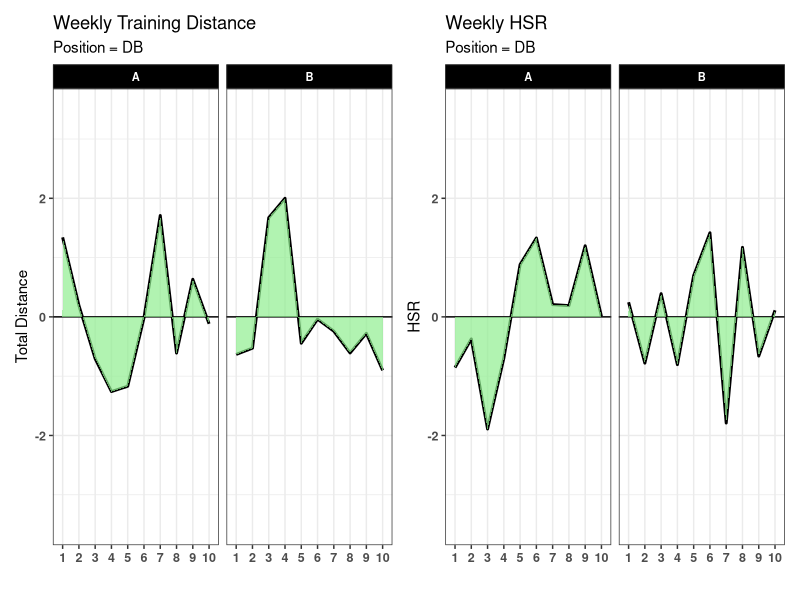
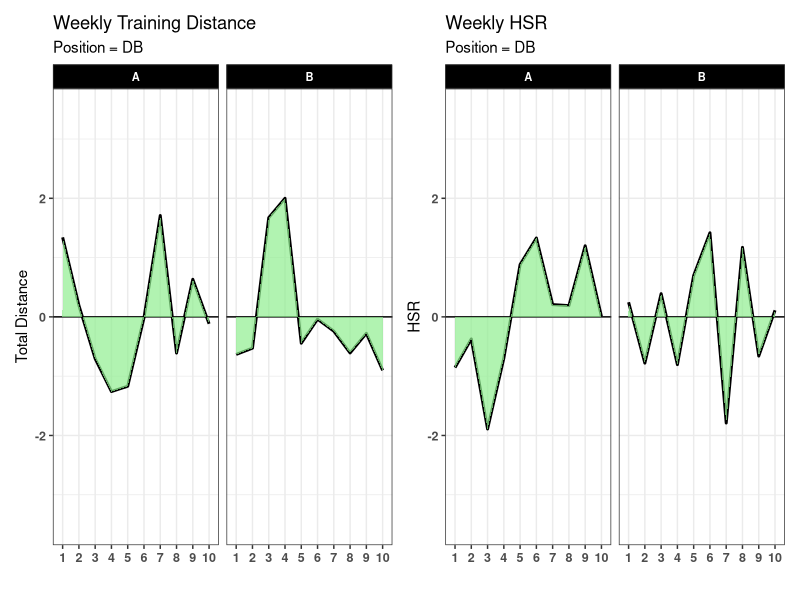
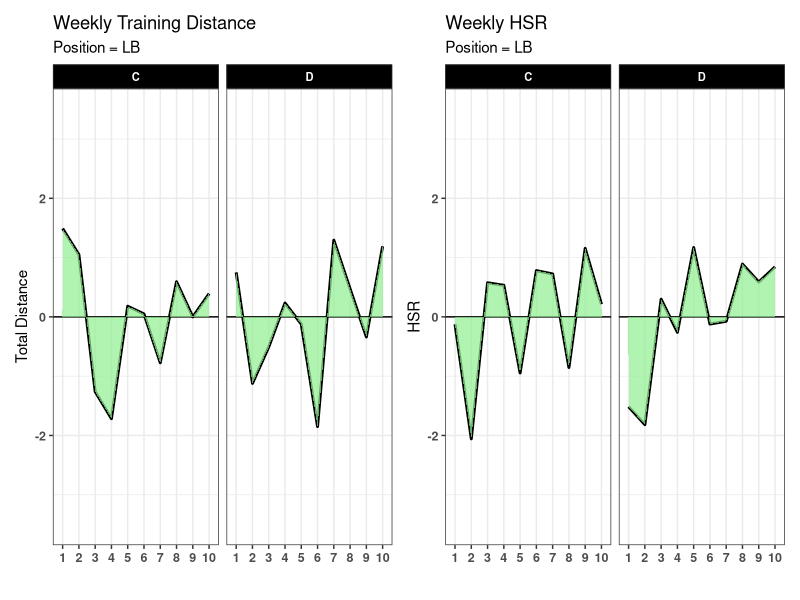
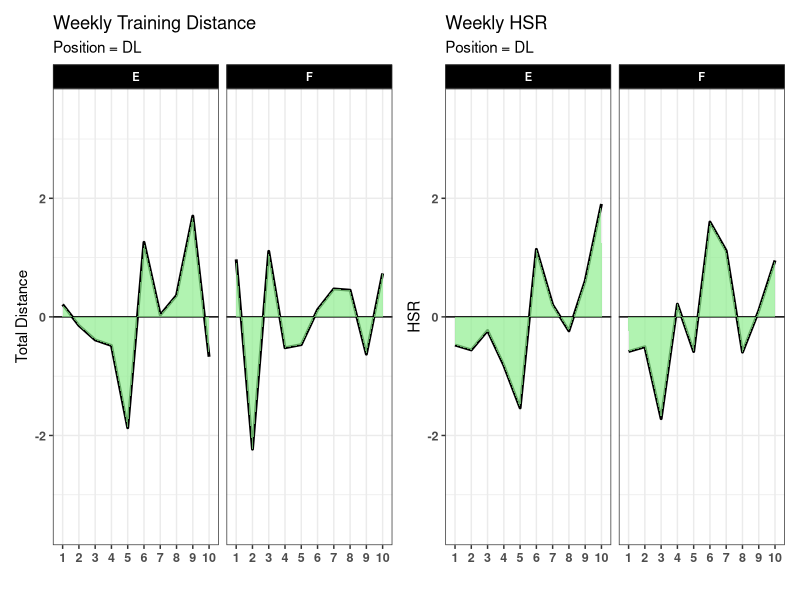
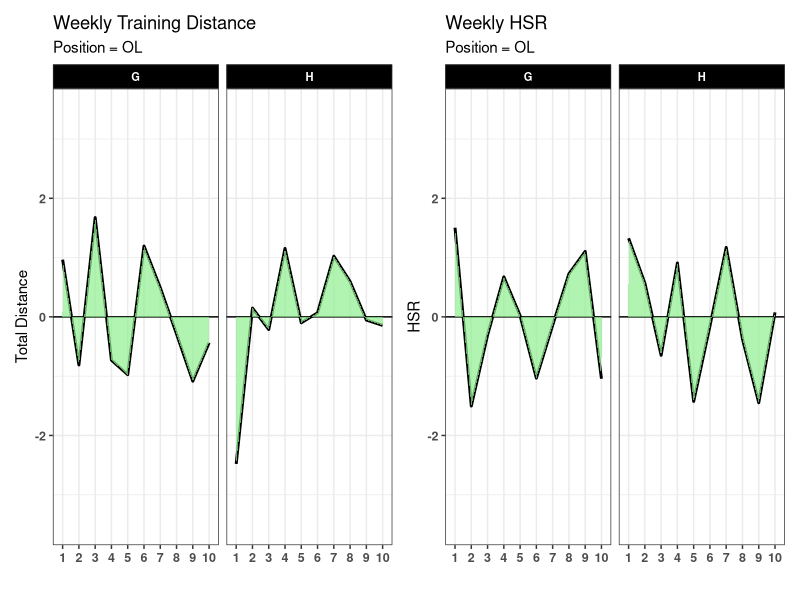
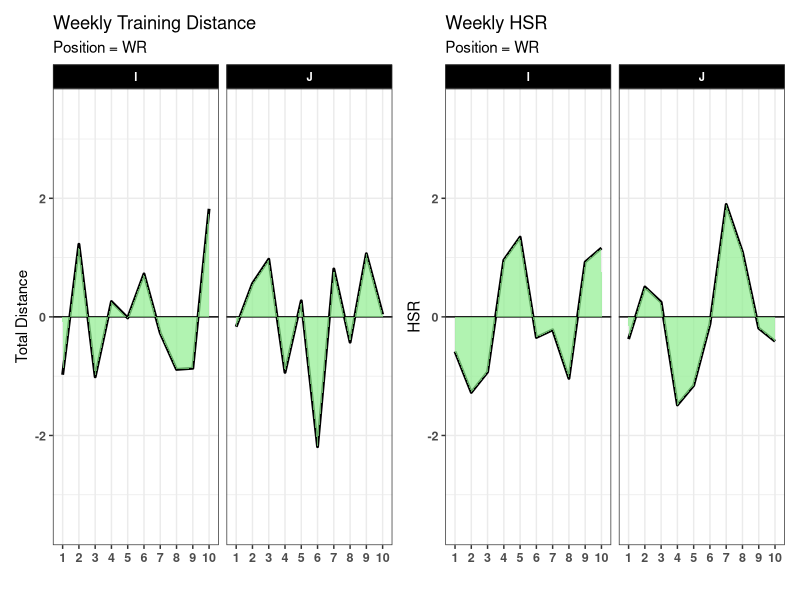

Here is the R script that generated these plots, in order:

### Multiple PDF Page Plot ###

## Load packages and custom z-score function
library(tidyverse)
library(patchwork)

z_score <- function(x){
  z = (x - mean(x, na.rm = T)) / sd(x, na.rm = T)
  return(z)
}


## simulate data
athlete <- rep(LETTERS[1:10], each = 10)
pos <- rep(c("DB", "LB", "DL", "OL", "WR"), each = 20)
week <- rep(1:10, times = 10)
Total_Dist <- round(rnorm(n = length(athlete), mean = 3200, sd = 400), 0) 
HSR <- round(rnorm(n = length(athlete), mean = 450, sd = 100), 0)

df <- data.frame(athlete, pos, week, Total_Dist, HSR)
df %>% head()


## calculate individual z-scores for both training load variables
df <- df %>%
  group_by(athlete) %>%
  mutate(TD_z = z_score(Total_Dist),
         HSR_z = z_score(HSR))

### Build a function for the plots to loop over position group

plt_function <- function(POS){
  
  dist_plt <- df %>%
    filter(pos == POS) %>%
    ggplot(aes(x = as.factor(week), y = TD_z, group = 1)) +
    geom_hline(yintercept = 0) +
    geom_line(size = 1) +
    geom_area(fill = "light green", 
              alpha = 0.7) +
    facet_wrap(~athlete) +
    theme_bw() +
    theme(axis.text.x = element_text(size = 9, face = "bold"),
          axis.text.y = element_text(size = 9, face = "bold"),
          strip.background = element_rect(fill = "black"),
          strip.text = element_text(color = "white", face = "bold", size = 8)) +
    labs(x = "",
         y = "Total Distance",
         title = "Weekly Training Distance",
         subtitle = paste("Position", POS, sep = " = ")) +
    ylim(c(-3.5, 3.5))
  
  hsr_plt <- df %>%
    filter(pos == POS) %>%
    ggplot(aes(x = as.factor(week), y = HSR_z, group = 1)) +
    geom_hline(yintercept = 0) +
    geom_line(size = 1) +
    geom_area(fill = "light green", 
              alpha = 0.7) +
    facet_wrap(~athlete) +
    theme_bw() +
    theme(axis.text.x = element_text(size = 9, face = "bold"),
          axis.text.y = element_text(size = 9, face = "bold"),
          strip.background = element_rect(fill = "black"),
          strip.text = element_text(color = "white", face = "bold", size = 8)) +
    labs(x = "",
         y = "HSR",
         title = "Weekly HSR",
         subtitle = paste("Position", POS, sep = " = ")) +
    ylim(c(-3.5, 3.5))
  
  
  plots <- dist_plt | hsr_plt
  plots
  
}


## Test out the plot function to see if it works
plt_function(POS = "DB")

## Apply the plot function for each position group and print it out to a multipage PDF
pdf(width = 12, height = 8, "Team.pdf")
plt_function(POS = "DB")
plt_function(POS = "LB")
plt_function(POS = "DL")
plt_function(POS = "OL")
plt_function(POS = "WR")
dev.off()





